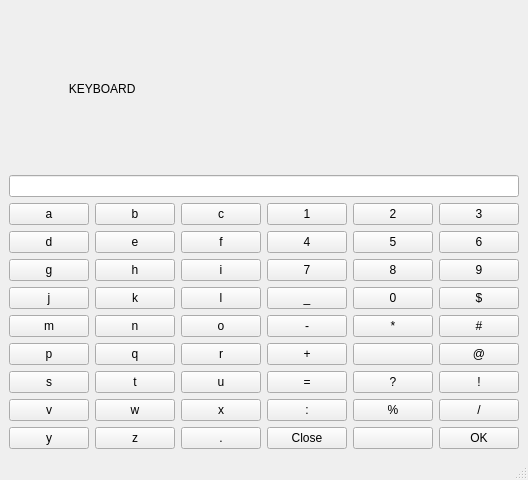
<?xml version="1.0" encoding="UTF-8"?>
<ui version="4.0">
 <class>THIRD_KEYBOARD</class>
 <widget class="QMainWindow" name="THIRD_KEYBOARD">
  <property name="geometry">
   <rect>
    <x>0</x>
    <y>0</y>
    <width>320</width>
    <height>480</height>
   </rect>
  </property>
  <property name="windowTitle">
   <string>MainWindow</string>
  </property>
  <widget class="QWidget" name="centralwidget">
   <layout class="QVBoxLayout" name="verticalLayout_2">
    <item>
     <layout class="QVBoxLayout" name="verticalLayout">
      <item>
       <widget class="QLabel" name="label">
        <property name="styleSheet">
         <string notr="true">font: 17pt &quot;Ubuntu&quot;;</string>
        </property>
        <property name="text">
         <string>                  KEYBOARD</string>
        </property>
       </widget>
      </item>
      <item>
       <widget class="QLineEdit" name="result_ping_url">
        <property name="styleSheet">
         <string notr="true">font: 14pt &quot;Ubuntu&quot;;</string>
        </property>
       </widget>
      </item>
      <item>
       <layout class="QGridLayout" name="gridLayout">
        <item row="8" column="1">
         <widget class="QPushButton" name="z_pushButton">
          <property name="styleSheet">
           <string notr="true">font: 13pt &quot;Ubuntu&quot;;</string>
          </property>
          <property name="text">
           <string>z</string>
          </property>
         </widget>
        </item>
        <item row="1" column="1">
         <widget class="QPushButton" name="e_pushButton">
          <property name="styleSheet">
           <string notr="true">font: 13pt &quot;Ubuntu&quot;;</string>
          </property>
          <property name="text">
           <string>e</string>
          </property>
         </widget>
        </item>
        <item row="5" column="2">
         <widget class="QPushButton" name="r_pushButton">
          <property name="styleSheet">
           <string notr="true">font: 13pt &quot;Ubuntu&quot;;</string>
          </property>
          <property name="text">
           <string>r</string>
          </property>
         </widget>
        </item>
        <item row="0" column="3">
         <widget class="QPushButton" name="pushButton_1">
          <property name="styleSheet">
           <string notr="true">font: 13pt &quot;Ubuntu&quot;;</string>
          </property>
          <property name="text">
           <string>1</string>
          </property>
         </widget>
        </item>
        <item row="0" column="4">
         <widget class="QPushButton" name="pushButton_2">
          <property name="styleSheet">
           <string notr="true">font: 13pt &quot;Ubuntu&quot;;</string>
          </property>
          <property name="text">
           <string>2</string>
          </property>
         </widget>
        </item>
        <item row="4" column="0">
         <widget class="QPushButton" name="m_pushButton">
          <property name="styleSheet">
           <string notr="true">font: 13pt &quot;Ubuntu&quot;;</string>
          </property>
          <property name="text">
           <string>m</string>
          </property>
         </widget>
        </item>
        <item row="4" column="1">
         <widget class="QPushButton" name="n_pushButton">
          <property name="styleSheet">
           <string notr="true">font: 13pt &quot;Ubuntu&quot;;</string>
          </property>
          <property name="text">
           <string>n</string>
          </property>
         </widget>
        </item>
        <item row="0" column="5">
         <widget class="QPushButton" name="pushButton_3">
          <property name="styleSheet">
           <string notr="true">font: 13pt &quot;Ubuntu&quot;;</string>
          </property>
          <property name="text">
           <string>3</string>
          </property>
         </widget>
        </item>
        <item row="6" column="2">
         <widget class="QPushButton" name="u_pushButton">
          <property name="styleSheet">
           <string notr="true">font: 13pt &quot;Ubuntu&quot;;</string>
          </property>
          <property name="text">
           <string>u</string>
          </property>
         </widget>
        </item>
        <item row="5" column="3">
         <widget class="QPushButton" name="plus_pushButton">
          <property name="styleSheet">
           <string notr="true">font: 13pt &quot;Ubuntu&quot;;</string>
          </property>
          <property name="text">
           <string>+</string>
          </property>
         </widget>
        </item>
        <item row="6" column="3">
         <widget class="QPushButton" name="equal_pushButton">
          <property name="styleSheet">
           <string notr="true">font: 13pt &quot;Ubuntu&quot;;</string>
          </property>
          <property name="text">
           <string>=</string>
          </property>
         </widget>
        </item>
        <item row="3" column="0">
         <widget class="QPushButton" name="j_pushButton">
          <property name="styleSheet">
           <string notr="true">font: 13pt &quot;Ubuntu&quot;;</string>
          </property>
          <property name="text">
           <string>j</string>
          </property>
         </widget>
        </item>
        <item row="2" column="2">
         <widget class="QPushButton" name="i_pushButton">
          <property name="styleSheet">
           <string notr="true">font: 13pt &quot;Ubuntu&quot;;</string>
          </property>
          <property name="text">
           <string>i</string>
          </property>
         </widget>
        </item>
        <item row="8" column="0">
         <widget class="QPushButton" name="y_pushButton">
          <property name="styleSheet">
           <string notr="true">font: 13pt &quot;Ubuntu&quot;;</string>
          </property>
          <property name="text">
           <string>y</string>
          </property>
         </widget>
        </item>
        <item row="2" column="1">
         <widget class="QPushButton" name="h_pushButton">
          <property name="styleSheet">
           <string notr="true">font: 13pt &quot;Ubuntu&quot;;</string>
          </property>
          <property name="text">
           <string>h</string>
          </property>
         </widget>
        </item>
        <item row="6" column="1">
         <widget class="QPushButton" name="t_pushButton">
          <property name="styleSheet">
           <string notr="true">font: 13pt &quot;Ubuntu&quot;;</string>
          </property>
          <property name="text">
           <string>t</string>
          </property>
         </widget>
        </item>
        <item row="3" column="4">
         <widget class="QPushButton" name="pushButton_0">
          <property name="styleSheet">
           <string notr="true">font: 13pt &quot;Ubuntu&quot;;</string>
          </property>
          <property name="text">
           <string>0</string>
          </property>
         </widget>
        </item>
        <item row="4" column="4">
         <widget class="QPushButton" name="star_pushButton">
          <property name="styleSheet">
           <string notr="true">font: 13pt &quot;Ubuntu&quot;;</string>
          </property>
          <property name="text">
           <string>*</string>
          </property>
         </widget>
        </item>
        <item row="2" column="0">
         <widget class="QPushButton" name="g_pushButton">
          <property name="styleSheet">
           <string notr="true">font: 13pt &quot;Ubuntu&quot;;</string>
          </property>
          <property name="text">
           <string>g</string>
          </property>
         </widget>
        </item>
        <item row="2" column="4">
         <widget class="QPushButton" name="pushButton_8">
          <property name="styleSheet">
           <string notr="true">font: 13pt &quot;Ubuntu&quot;;</string>
          </property>
          <property name="text">
           <string>8</string>
          </property>
         </widget>
        </item>
        <item row="0" column="1">
         <widget class="QPushButton" name="b_pushButton">
          <property name="styleSheet">
           <string notr="true">font: 13pt &quot;Ubuntu&quot;;</string>
          </property>
          <property name="text">
           <string>b</string>
          </property>
         </widget>
        </item>
        <item row="0" column="2">
         <widget class="QPushButton" name="c_pushButton">
          <property name="styleSheet">
           <string notr="true">font: 13pt &quot;Ubuntu&quot;;</string>
          </property>
          <property name="text">
           <string>c</string>
          </property>
         </widget>
        </item>
        <item row="3" column="1">
         <widget class="QPushButton" name="k_pushButton">
          <property name="styleSheet">
           <string notr="true">font: 13pt &quot;Ubuntu&quot;;</string>
          </property>
          <property name="text">
           <string>k</string>
          </property>
         </widget>
        </item>
        <item row="7" column="1">
         <widget class="QPushButton" name="w_pushButton">
          <property name="styleSheet">
           <string notr="true">font: 13pt &quot;Ubuntu&quot;;</string>
          </property>
          <property name="text">
           <string>w</string>
          </property>
         </widget>
        </item>
        <item row="4" column="3">
         <widget class="QPushButton" name="hyphen_pushButton">
          <property name="styleSheet">
           <string notr="true">font: 13pt &quot;Ubuntu&quot;;</string>
          </property>
          <property name="text">
           <string>-</string>
          </property>
         </widget>
        </item>
        <item row="3" column="2">
         <widget class="QPushButton" name="l_pushButton">
          <property name="styleSheet">
           <string notr="true">font: 13pt &quot;Ubuntu&quot;;</string>
          </property>
          <property name="text">
           <string>l</string>
          </property>
         </widget>
        </item>
        <item row="0" column="0">
         <widget class="QPushButton" name="a_pushButton">
          <property name="styleSheet">
           <string notr="true">font: 13pt &quot;Ubuntu&quot;;</string>
          </property>
          <property name="text">
           <string>a</string>
          </property>
         </widget>
        </item>
        <item row="7" column="3">
         <widget class="QPushButton" name="colon_pushButton">
          <property name="styleSheet">
           <string notr="true">font: 13pt &quot;Ubuntu&quot;;</string>
          </property>
          <property name="text">
           <string>:</string>
          </property>
         </widget>
        </item>
        <item row="5" column="4">
         <widget class="QPushButton" name="amperstands_pushButton">
          <property name="styleSheet">
           <string notr="true">font: 13pt &quot;Ubuntu&quot;;</string>
          </property>
          <property name="text">
           <string>&amp;</string>
          </property>
          <property name="icon">
           <iconset resource="audio_resource.qrc">
            <normaloff>:/audio/thank_you_audio_file/ampersand.png</normaloff>:/audio/thank_you_audio_file/ampersand.png</iconset>
          </property>
         </widget>
        </item>
        <item row="2" column="3">
         <widget class="QPushButton" name="pushButton_7">
          <property name="styleSheet">
           <string notr="true">font: 13pt &quot;Ubuntu&quot;;</string>
          </property>
          <property name="text">
           <string>7</string>
          </property>
         </widget>
        </item>
        <item row="6" column="0">
         <widget class="QPushButton" name="s_pushButton">
          <property name="styleSheet">
           <string notr="true">font: 13pt &quot;Ubuntu&quot;;</string>
          </property>
          <property name="text">
           <string>s</string>
          </property>
         </widget>
        </item>
        <item row="1" column="0">
         <widget class="QPushButton" name="d_pushButton">
          <property name="styleSheet">
           <string notr="true">font: 13pt &quot;Ubuntu&quot;;</string>
          </property>
          <property name="text">
           <string>d</string>
          </property>
         </widget>
        </item>
        <item row="2" column="5">
         <widget class="QPushButton" name="pushButton_9">
          <property name="styleSheet">
           <string notr="true">font: 13pt &quot;Ubuntu&quot;;</string>
          </property>
          <property name="text">
           <string>9</string>
          </property>
         </widget>
        </item>
        <item row="8" column="3">
         <widget class="QPushButton" name="close_pushButton">
          <property name="styleSheet">
           <string notr="true">font: 13pt &quot;Ubuntu&quot;;</string>
          </property>
          <property name="text">
           <string>Close</string>
          </property>
         </widget>
        </item>
        <item row="7" column="4">
         <widget class="QPushButton" name="percentage_pushButton">
          <property name="styleSheet">
           <string notr="true">font: 13pt &quot;Ubuntu&quot;;</string>
          </property>
          <property name="text">
           <string>%</string>
          </property>
         </widget>
        </item>
        <item row="8" column="4">
         <widget class="QPushButton" name="backspace_pushButton">
          <property name="styleSheet">
           <string notr="true">font: 13pt &quot;Ubuntu&quot;;</string>
          </property>
          <property name="text">
           <string/>
          </property>
          <property name="icon">
           <iconset resource="audio_resource.qrc">
            <normaloff>:/audio/thank_you_audio_file/back_space.png</normaloff>:/audio/thank_you_audio_file/back_space.png</iconset>
          </property>
         </widget>
        </item>
        <item row="6" column="4">
         <widget class="QPushButton" name="question_pushButton">
          <property name="styleSheet">
           <string notr="true">font: 13pt &quot;Ubuntu&quot;;</string>
          </property>
          <property name="text">
           <string>?</string>
          </property>
         </widget>
        </item>
        <item row="4" column="2">
         <widget class="QPushButton" name="o_pushButton">
          <property name="styleSheet">
           <string notr="true">font: 13pt &quot;Ubuntu&quot;;</string>
          </property>
          <property name="text">
           <string>o</string>
          </property>
         </widget>
        </item>
        <item row="7" column="0">
         <widget class="QPushButton" name="v_pushButton">
          <property name="styleSheet">
           <string notr="true">font: 13pt &quot;Ubuntu&quot;;</string>
          </property>
          <property name="text">
           <string>v</string>
          </property>
         </widget>
        </item>
        <item row="1" column="2">
         <widget class="QPushButton" name="f_pushButton">
          <property name="styleSheet">
           <string notr="true">font: 13pt &quot;Ubuntu&quot;;</string>
          </property>
          <property name="text">
           <string>f</string>
          </property>
         </widget>
        </item>
        <item row="5" column="1">
         <widget class="QPushButton" name="q_pushButton">
          <property name="styleSheet">
           <string notr="true">font: 13pt &quot;Ubuntu&quot;;</string>
          </property>
          <property name="text">
           <string>q</string>
          </property>
         </widget>
        </item>
        <item row="3" column="3">
         <widget class="QPushButton" name="underscore_pushButton">
          <property name="styleSheet">
           <string notr="true">font: 13pt &quot;Ubuntu&quot;;</string>
          </property>
          <property name="text">
           <string>_</string>
          </property>
         </widget>
        </item>
        <item row="8" column="2">
         <widget class="QPushButton" name="point_pushButton">
          <property name="styleSheet">
           <string notr="true">font: 13pt &quot;Ubuntu&quot;;</string>
          </property>
          <property name="text">
           <string>.</string>
          </property>
         </widget>
        </item>
        <item row="1" column="3">
         <widget class="QPushButton" name="pushButton_4">
          <property name="styleSheet">
           <string notr="true">font: 13pt &quot;Ubuntu&quot;;</string>
          </property>
          <property name="text">
           <string>4</string>
          </property>
         </widget>
        </item>
        <item row="1" column="4">
         <widget class="QPushButton" name="pushButton_5">
          <property name="styleSheet">
           <string notr="true">font: 13pt &quot;Ubuntu&quot;;</string>
          </property>
          <property name="text">
           <string>5</string>
          </property>
         </widget>
        </item>
        <item row="1" column="5">
         <widget class="QPushButton" name="pushButton_6">
          <property name="styleSheet">
           <string notr="true">font: 13pt &quot;Ubuntu&quot;;</string>
          </property>
          <property name="text">
           <string>6</string>
          </property>
         </widget>
        </item>
        <item row="7" column="2">
         <widget class="QPushButton" name="x_pushButton">
          <property name="styleSheet">
           <string notr="true">font: 13pt &quot;Ubuntu&quot;;</string>
          </property>
          <property name="text">
           <string>x</string>
          </property>
         </widget>
        </item>
        <item row="3" column="5">
         <widget class="QPushButton" name="dollar_pushButton">
          <property name="styleSheet">
           <string notr="true">font: 13pt &quot;Ubuntu&quot;;</string>
          </property>
          <property name="text">
           <string>$</string>
          </property>
         </widget>
        </item>
        <item row="4" column="5">
         <widget class="QPushButton" name="hash_pushButton">
          <property name="styleSheet">
           <string notr="true">font: 13pt &quot;Ubuntu&quot;;</string>
          </property>
          <property name="text">
           <string>#</string>
          </property>
         </widget>
        </item>
        <item row="5" column="5">
         <widget class="QPushButton" name="at_pushButton">
          <property name="styleSheet">
           <string notr="true">font: 13pt &quot;Ubuntu&quot;;</string>
          </property>
          <property name="text">
           <string>@</string>
          </property>
         </widget>
        </item>
        <item row="6" column="5">
         <widget class="QPushButton" name="char_pushButton">
          <property name="styleSheet">
           <string notr="true">font: 13pt &quot;Ubuntu&quot;;</string>
          </property>
          <property name="text">
           <string>!</string>
          </property>
         </widget>
        </item>
        <item row="7" column="5">
         <widget class="QPushButton" name="slash_pushButton">
          <property name="styleSheet">
           <string notr="true">font: 13pt &quot;Ubuntu&quot;;</string>
          </property>
          <property name="text">
           <string>/</string>
          </property>
         </widget>
        </item>
        <item row="8" column="5">
         <widget class="QPushButton" name="ok_pushButton">
          <property name="styleSheet">
           <string notr="true">font: 13pt &quot;Ubuntu&quot;;</string>
          </property>
          <property name="text">
           <string>OK</string>
          </property>
         </widget>
        </item>
        <item row="5" column="0">
         <widget class="QPushButton" name="p_pushButton">
          <property name="styleSheet">
           <string notr="true">font: 13pt &quot;Ubuntu&quot;;</string>
          </property>
          <property name="text">
           <string>p</string>
          </property>
         </widget>
        </item>
       </layout>
      </item>
     </layout>
    </item>
   </layout>
  </widget>
  <widget class="QMenuBar" name="menubar">
   <property name="geometry">
    <rect>
     <x>0</x>
     <y>0</y>
     <width>320</width>
     <height>25</height>
    </rect>
   </property>
  </widget>
  <widget class="QStatusBar" name="statusbar"/>
 </widget>
 <resources>
  <include location="audio_resource.qrc"/>
 </resources>
 <connections/>
</ui>
